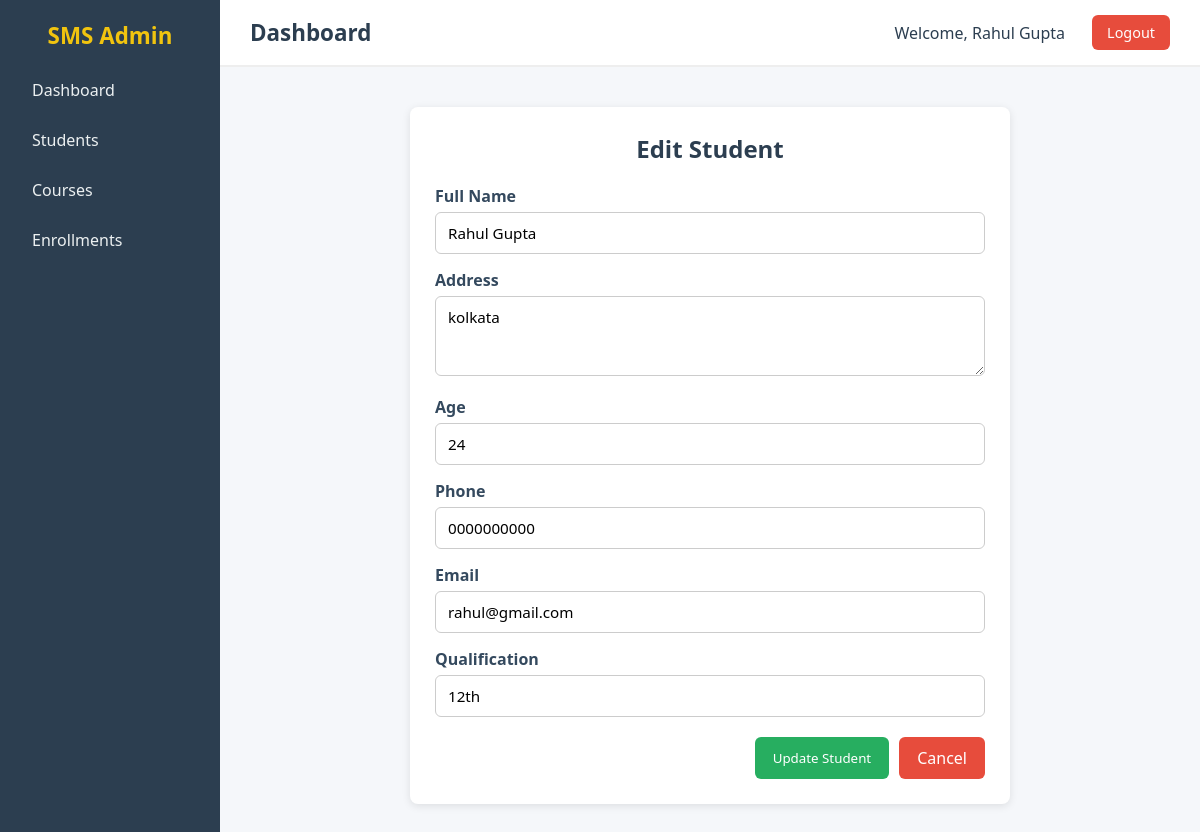
The page /students/1/edit (signed in) on the database its author committed.
### SMS/app/models/sms_models.py (models this page shows)
class User(db.Model):
    __tablename__ = "users"
    id = db.Column(db.Integer,primary_key= True)
    name = db.Column(db.String(100),nullable =False)
    email = db.Column(db.String(80),nullable = False)
    username = db.Column(db.String(80),unique = True,nullable = False)
    password = db.Column(db.String(80),nullable = False)

class Student(db.Model):
    __tablename__ = "students"
    id = db.Column(db.Integer, primary_key=True)
    name = db.Column(db.String(100), nullable=False)
    address = db.Column(db.String(200), nullable=False)
    age = db.Column(db.Integer, nullable=False)
    phone = db.Column(db.String(15), nullable=False)
    email = db.Column(db.String(30), nullable=False, unique=True)
    last_qualification = db.Column(db.String(30))
    enrollments = db.relationship("Enrollment", backref="student", lazy=True)

### SMS/app/routes/students.py (the view, shortened to what this page needs)
@student_bp.route("/students/<int:student_id>/edit", methods=["GET", "POST"])
@login_required
def edit_student(student_id):
    got_student = Student.query.get_or_404(student_id)
    return render_template("students/edit_student.html", student=got_student)

### SMS/app/decorator/login_auth.py (called while the page is built)
def login_required(f):
    @wraps(f)
    def decorated_function(*args, **kwargs):
        if "user_id" not in session:
            return redirect(url_for("auth.login"))  # redirect to login page
        return f(*args, **kwargs)
    return decorated_function

### SMS/app/routes/base.py (called while the page is built)
@base_bp.app_context_processor
def inject_user():
    user_id = session.get('user_id')
    if user_id:
        return {"login_user": User.query.get(user_id)}
    return {"login_user": None}

### SMS/app/templates/students/edit_student.html (shortened to what this page needs)
{% extends "base.html" %}
{% block css %}
<link rel="stylesheet" href="{{ url_for('static', filename='css/add_student.css') }}">
{% endblock %}
{% block content %}
<div class="form-container">
    <h2>Edit Student</h2>
    <form method="POST" action="/students/{{student.id}}/edit">
        <div class="form-group">
            <label for="name">Full Name</label>
            <input type="text" id="name" value="{{ student.name }}" name="name" placeholder="Enter full name" required>
        </div>
        <div class="form-group">
            <label for="address">Address</label>
            <textarea id="address" name="address" placeholder="Enter address" required>{{ student.address }}</textarea>
        </div>
        <div class="form-group">
            <label for="age">Age</label>
            <input type="number" id="age" name="age" value="{{ student.age }}" placeholder="Enter age" required>
        </div>
        <div class="form-group">
            <label for="phone">Phone</label>
            <input type="text" id="phone" name="phone" value="{{ student.phone }}" placeholder="Enter phone number" required>
        </div>
        <div class="form-group">
            <label for="email">Email</label>
            <input type="email" id="email" name="email" value="{{ student.email }}" placeholder="Enter email address" required>
        </div>
        <div class="form-group">
            <label for="last_qualification">Qualification</label>
            <input type="text" id="last_qualification" name="last_qualification" value="{{ student.last_qualification }}" placeholder="Last Qualification" required>
        </div>
        <div class="form-actions">
            <button type="submit" class="btn-submit">Update Student</button>
            <a href="/students" class="btn-cancel">Cancel</a>
        </div>
    </form>
</div>
{% endblock %}

### SMS/app/templates/base.html (shortened to what this page needs)
<!DOCTYPE html>
<html lang="en">
<head>
    <link rel="stylesheet" href="{{ url_for('static', filename='css/base.css') }}">
    {% block css %}{% endblock %}
</head>
<body>
    <div class="main-content">
        <div class="sidebar">
            <h2>SMS Admin</h2>
            <ul>
                <li><a href="/">Dashboard</a></li>
                <li><a href="/students">Students</a></li>
                <li><a href="/courses">Courses</a></li>
                <li><a href="/enrollments">Enrollments</a></li>
            </ul>
        </div>
        <div class="content">
            <header>
                <h1>{% block header_title %}Dashboard{% endblock %}</h1>
                <div class="user-info">
                    <span class="username">Welcome, {{ login_user.name }}</span>
                    <a href="/logout" class="logout-btn" onclick="clearAppCache()">Logout</a>
                </div>
            </header>
            <main>
            {% block content %}
            {% endblock %}
        </main>
        </div>
    </div>
</body>
</html>

### SMS/app/static/css/base.css (style rules this page uses)
* { margin: 0; padding: 0; box-sizing: border-box; font-family: "Segoe UI", Tahoma, Geneva, Verdana, sans-serif; }
body { background: #f5f7fa; color: #333; min-height: 100vh; }
.main-content { display: flex; min-height: 100vh; }
.sidebar { width: 220px; background: #2c3e50; color: #fff; padding: 20px; flex-shrink: 0; }
.sidebar h2 { text-align: center; margin-bottom: 20px; font-size: 1.4rem; color: #f1c40f; }
.sidebar ul { list-style: none; }
.sidebar ul li { margin: 12px 0; }
.sidebar ul li a { text-decoration: none; color: #ecf0f1; padding: 8px 12px; display: block; border-radius: 6px; transition: background 0.3s; }
.content { flex-grow: 1; display: flex; flex-direction: column; }
header { background: #fff; padding: 15px 30px; display: flex; justify-content: space-between; align-items: center; border-bottom: 2px solid #eee; }
.user-info { display: flex; align-items: center; gap: 15px; }
.username { font-size: 1rem; font-weight: 500; color: #2c3e50; padding: 6px 12px; border-radius: 6px; }
header h1 { font-size: 1.4rem; color: #2c3e50; }
.logout-btn { text-decoration: none; background: #e74c3c; color: #fff; padding: 8px 15px; border-radius: 6px; font-size: 0.9rem; transition: background 0.3s; }
main { flex-grow: 1; padding: 20px; }

### SMS/app/static/css/add_student.css (style rules this page uses)
.form-container { background: #fff; padding: 25px; border-radius: 8px; box-shadow: 0 2px 8px rgba(0,0,0,0.1); max-width: 600px; margin: 20px auto; }
.form-container h2 { margin-bottom: 20px; color: #2c3e50; text-align: center; }
.form-group { margin-bottom: 15px; }
.form-group label { display: block; margin-bottom: 5px; color: #34495e; font-weight: 600; }
.form-group input, .form-group textarea { width: 100%; padding: 10px 12px; border: 1px solid #ccc; border-radius: 6px; font-size: 0.95rem; transition: border-color 0.3s; }
.form-group textarea { resize: vertical; min-height: 80px; }
.form-actions { display: flex; justify-content: flex-end; gap: 10px; margin-top: 20px; }
.btn-submit { background: #27ae60; color: #fff; padding: 10px 18px; border: none; border-radius: 6px; cursor: pointer; transition: background 0.3s; }
.btn-cancel { background: #e74c3c; color: #fff; padding: 10px 18px; border-radius: 6px; text-decoration: none; text-align: center; transition: background 0.3s; }

### rows shown on the page
User: name "Rahul Gupta"
Student: name "Rahul Gupta", address "kolkata", age "24", phone "0000000000", email "rahul@gmail.com", last_qualification "12th"
